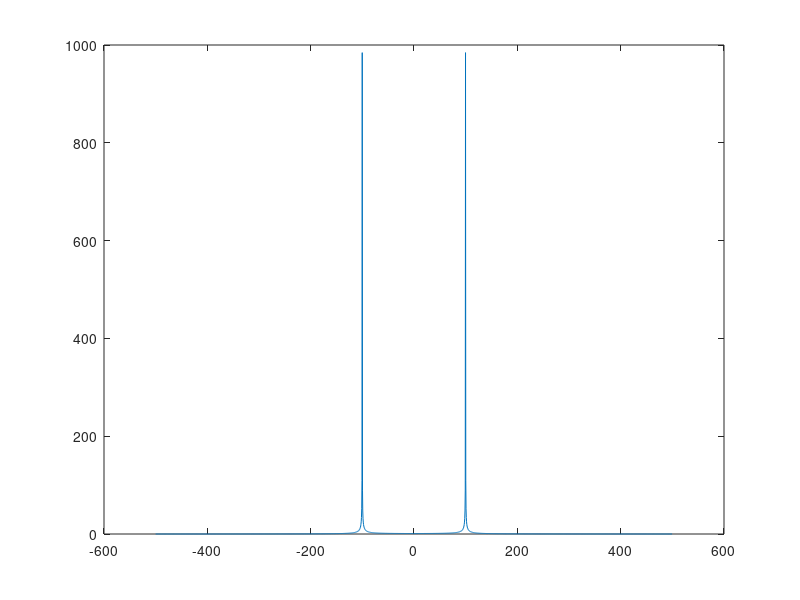
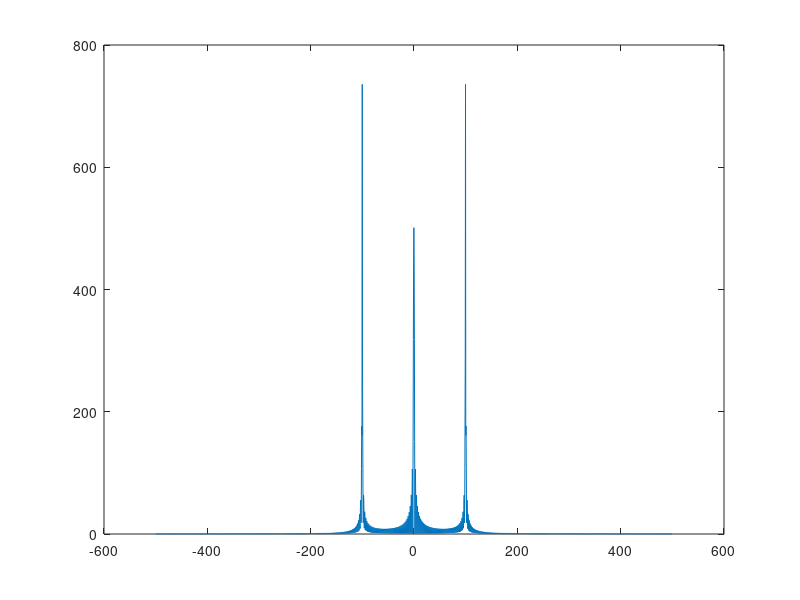
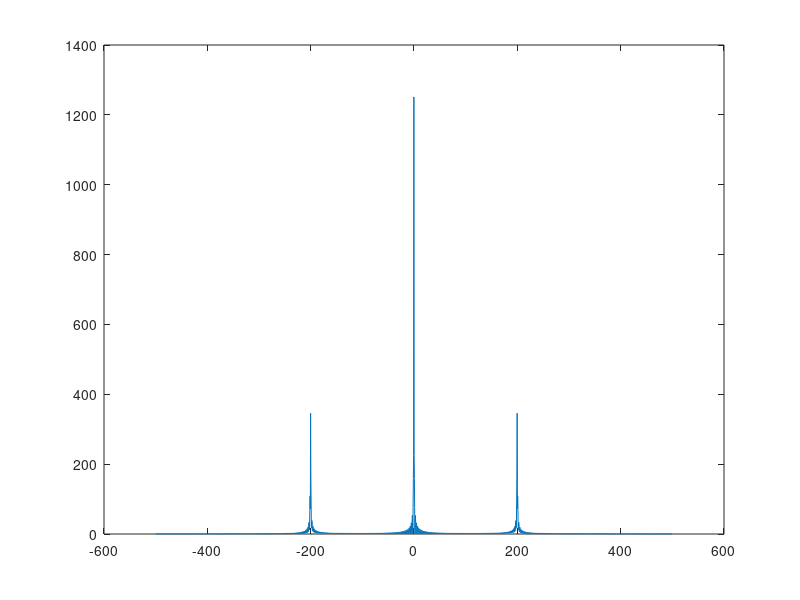

Write MATLAB code to recreate these figures, in order.
%1. Generate a sinusoidal with a frequency of 100 Hz from 0 to 2 s, using fs = 1 kHz
f = 1e2;
fs = 1e3;
t = 0:1/fs:2;
w = 2 * pi * f;
m = cos(w*t);
n = length(m);
fz = (-n/2:n/2-1) * (fs/n);
%2. Plot the FFT of the signal
figure
M = abs(fftshift(fft(m)));
plot(fz, abs(fftshift(fft(m))));
%3. Set the indices between 500 and 1000 of the signal to 1, and regenerate the FFT of the signal.
m(500:1000) = 1;
figure
plot(fz, abs(fftshift(fft(m))));
%5 Take the square of the generated signal, and regenerate the FFT.
m = m .^2;
figure
plot(fz, abs(fftshift(fft(m))));